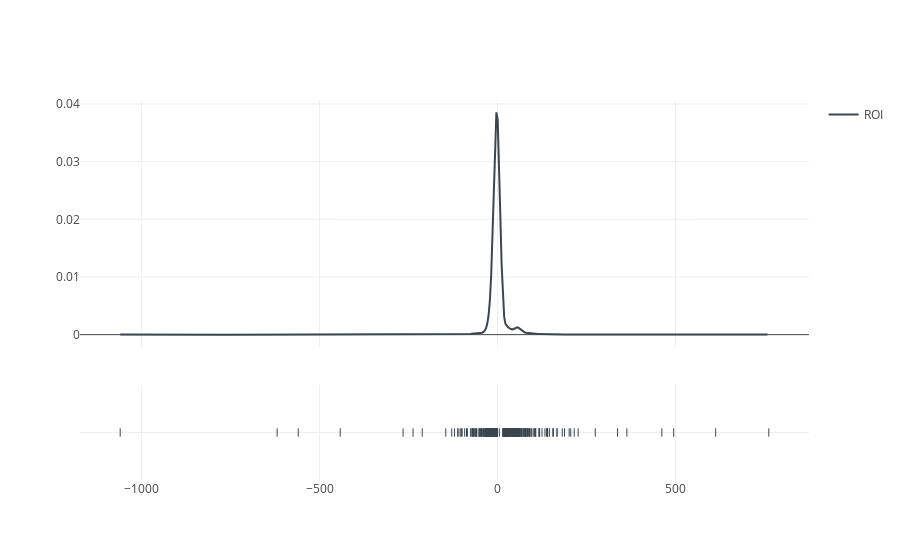

This figure's notebook cell:
### Code cell
# Create distplot with curve_type set to 'normal'
fig = ff.create_distplot(hist_data, group_labels, show_hist=False, colors=colors)

# Plot!
iplot(fig, filename='Distplot with Normal Curve')

### Figure 1 — Plotly figure (JSON) as saved in the notebook; plotly's stock layout.template omitted (floating-point values rounded to 4 significant figures; data arrays with more than 128 entries replaced by an {"elided": "..."} marker saying what was removed)
{"data": [{"legendgroup": "ROI", "marker": {"color": "#3A4750"}, "mode": "lines", "name": "ROI", "showlegend": true, "type": "scatter", "x": {"elided": "500 float values"}, "xaxis": "x1", "y": {"elided": "500 float values"}, "yaxis": "y1"}, {"legendgroup": "ROI", "marker": {"color": "#3A4750", "symbol": "line-ns-open"}, "mode": "markers", "name": "ROI", "showlegend": false, "text": null, "type": "scatter", "x": {"elided": "3054 float values"}, "xaxis": "x1", "y": {"elided": "3054 str values"}, "yaxis": "y2"}], "layout": {"barmode": "overlay", "hovermode": "closest", "legend": {"traceorder": "reversed"}, "xaxis1": {"anchor": "y2", "domain": [0, 1], "zeroline": false}, "yaxis1": {"anchor": "free", "domain": [0.35, 1], "position": 0}, "yaxis2": {"anchor": "x1", "domain": [0, 0.25], "dtick": 1, "showticklabels": false}}}
